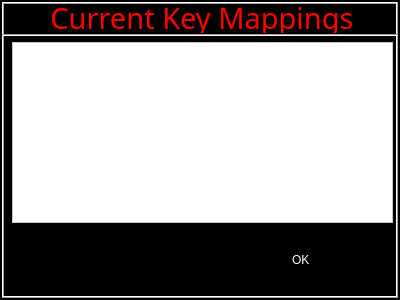
<?xml version="1.0" encoding="UTF-8"?>
<ui version="4.0">
 <class>FrmViewKeyMappings</class>
 <widget class="QDialog" name="FrmViewKeyMappings">
  <property name="geometry">
   <rect>
    <x>0</x>
    <y>0</y>
    <width>400</width>
    <height>300</height>
   </rect>
  </property>
  <property name="palette">
   <palette>
    <active>
     <colorrole role="WindowText">
      <brush brushstyle="SolidPattern">
       <color alpha="255">
        <red>255</red>
        <green>255</green>
        <blue>255</blue>
       </color>
      </brush>
     </colorrole>
     <colorrole role="Text">
      <brush brushstyle="SolidPattern">
       <color alpha="255">
        <red>255</red>
        <green>255</green>
        <blue>255</blue>
       </color>
      </brush>
     </colorrole>
     <colorrole role="Base">
      <brush brushstyle="SolidPattern">
       <color alpha="255">
        <red>0</red>
        <green>0</green>
        <blue>0</blue>
       </color>
      </brush>
     </colorrole>
     <colorrole role="Window">
      <brush brushstyle="SolidPattern">
       <color alpha="255">
        <red>0</red>
        <green>0</green>
        <blue>0</blue>
       </color>
      </brush>
     </colorrole>
    </active>
    <inactive>
     <colorrole role="WindowText">
      <brush brushstyle="SolidPattern">
       <color alpha="255">
        <red>255</red>
        <green>255</green>
        <blue>255</blue>
       </color>
      </brush>
     </colorrole>
     <colorrole role="Text">
      <brush brushstyle="SolidPattern">
       <color alpha="255">
        <red>255</red>
        <green>255</green>
        <blue>255</blue>
       </color>
      </brush>
     </colorrole>
     <colorrole role="Base">
      <brush brushstyle="SolidPattern">
       <color alpha="255">
        <red>0</red>
        <green>0</green>
        <blue>0</blue>
       </color>
      </brush>
     </colorrole>
     <colorrole role="Window">
      <brush brushstyle="SolidPattern">
       <color alpha="255">
        <red>0</red>
        <green>0</green>
        <blue>0</blue>
       </color>
      </brush>
     </colorrole>
    </inactive>
    <disabled>
     <colorrole role="WindowText">
      <brush brushstyle="SolidPattern">
       <color alpha="255">
        <red>122</red>
        <green>122</green>
        <blue>122</blue>
       </color>
      </brush>
     </colorrole>
     <colorrole role="Text">
      <brush brushstyle="SolidPattern">
       <color alpha="255">
        <red>122</red>
        <green>122</green>
        <blue>122</blue>
       </color>
      </brush>
     </colorrole>
     <colorrole role="Base">
      <brush brushstyle="SolidPattern">
       <color alpha="255">
        <red>0</red>
        <green>0</green>
        <blue>0</blue>
       </color>
      </brush>
     </colorrole>
     <colorrole role="Window">
      <brush brushstyle="SolidPattern">
       <color alpha="255">
        <red>0</red>
        <green>0</green>
        <blue>0</blue>
       </color>
      </brush>
     </colorrole>
    </disabled>
   </palette>
  </property>
  <property name="windowTitle">
   <string>Dialog</string>
  </property>
  <widget class="QFrame" name="frame">
   <property name="geometry">
    <rect>
     <x>2</x>
     <y>2</y>
     <width>396</width>
     <height>296</height>
    </rect>
   </property>
   <property name="frameShape">
    <enum>QFrame::Box</enum>
   </property>
   <property name="frameShadow">
    <enum>QFrame::Raised</enum>
   </property>
   <widget class="Line" name="line">
    <property name="geometry">
     <rect>
      <x>0</x>
      <y>32</y>
      <width>400</width>
      <height>3</height>
     </rect>
    </property>
    <property name="orientation">
     <enum>Qt::Horizontal</enum>
    </property>
   </widget>
   <widget class="SKG_Button" name="btnOK">
    <property name="geometry">
     <rect>
      <x>290</x>
      <y>230</y>
      <width>101</width>
      <height>56</height>
     </rect>
    </property>
    <property name="autoFillBackground">
     <bool>true</bool>
    </property>
    <property name="text">
     <string>OK</string>
    </property>
   </widget>
   <widget class="QTextEdit" name="txtKeyMappings">
    <property name="geometry">
     <rect>
      <x>10</x>
      <y>40</y>
      <width>381</width>
      <height>181</height>
     </rect>
    </property>
    <property name="font">
     <font>
      <family>Andale Mono</family>
      <pointsize>12</pointsize>
     </font>
    </property>
    <property name="styleSheet">
     <string notr="true">background:white;
color:black</string>
    </property>
   </widget>
   <widget class="QLabel" name="lblHeader">
    <property name="geometry">
     <rect>
      <x>0</x>
      <y>0</y>
      <width>400</width>
      <height>31</height>
     </rect>
    </property>
    <property name="palette">
     <palette>
      <active>
       <colorrole role="WindowText">
        <brush brushstyle="SolidPattern">
         <color alpha="255">
          <red>255</red>
          <green>0</green>
          <blue>0</blue>
         </color>
        </brush>
       </colorrole>
       <colorrole role="Text">
        <brush brushstyle="SolidPattern">
         <color alpha="255">
          <red>255</red>
          <green>0</green>
          <blue>0</blue>
         </color>
        </brush>
       </colorrole>
      </active>
      <inactive>
       <colorrole role="WindowText">
        <brush brushstyle="SolidPattern">
         <color alpha="255">
          <red>255</red>
          <green>0</green>
          <blue>0</blue>
         </color>
        </brush>
       </colorrole>
       <colorrole role="Text">
        <brush brushstyle="SolidPattern">
         <color alpha="255">
          <red>255</red>
          <green>0</green>
          <blue>0</blue>
         </color>
        </brush>
       </colorrole>
      </inactive>
      <disabled>
       <colorrole role="WindowText">
        <brush brushstyle="SolidPattern">
         <color alpha="255">
          <red>133</red>
          <green>131</green>
          <blue>127</blue>
         </color>
        </brush>
       </colorrole>
       <colorrole role="Text">
        <brush brushstyle="SolidPattern">
         <color alpha="255">
          <red>133</red>
          <green>131</green>
          <blue>127</blue>
         </color>
        </brush>
       </colorrole>
      </disabled>
     </palette>
    </property>
    <property name="font">
     <font>
      <family>Digital-7</family>
      <pointsize>22</pointsize>
     </font>
    </property>
    <property name="text">
     <string>Current Key Mappings</string>
    </property>
    <property name="alignment">
     <set>Qt::AlignCenter</set>
    </property>
   </widget>
  </widget>
 </widget>
 <customwidgets>
  <customwidget>
   <class>SKG_Button</class>
   <extends>QLabel</extends>
   <header>skg_button.h</header>
  </customwidget>
 </customwidgets>
 <resources/>
 <connections/>
</ui>
